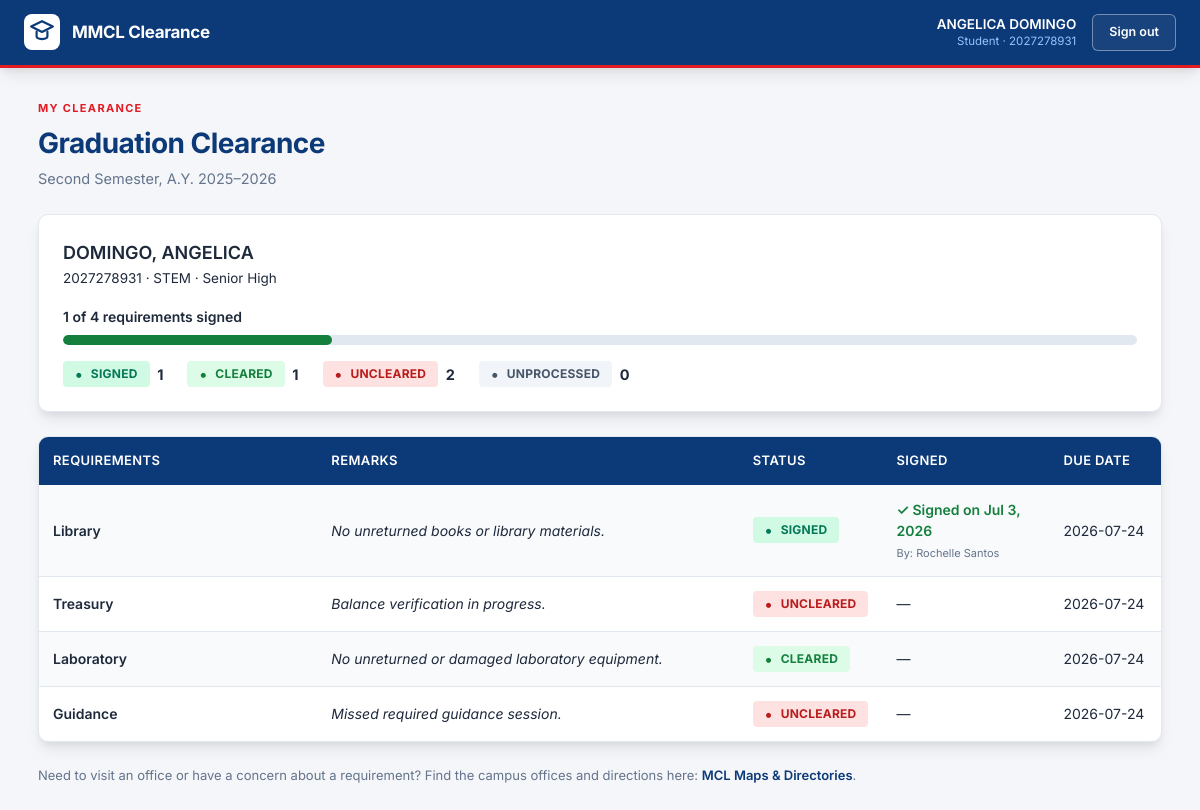
The page /student.php (signed in) on the database its author committed.
### tables this page shows
CREATE TABLE `students` (
  `student_id` int(11) NOT NULL,
  `student_no` varchar(15) NOT NULL,
  `student_type` enum('College','Senior High') NOT NULL,
  `last_name` varchar(50) NOT NULL,
  `first_name` varchar(50) NOT NULL,
  `middle_name` varchar(50) DEFAULT NULL,
  `course` varchar(100) NOT NULL,
  `email` varchar(100) NOT NULL,
  `password` varchar(255) DEFAULT NULL
);

### student.php (the view, shortened to what this page needs)
<?php
include "db.php";
$student_id = $_SESSION['student_id'];
$today = date('Y-m-d');
$stmt = $conn->prepare("SELECT * FROM students WHERE student_id = ?");
$stmt->bind_param("i", $student_id);
$stmt->execute();
$student = $stmt->get_result()->fetch_assoc();
$stmt = $conn->prepare("
    SELECT r.office_name,
           IFNULL(cs.status, 'Unprocessed') AS status,
           IFNULL(cs.remarks, 'Not yet reviewed by this office.') AS remarks,
           cs.due_date,
           IFNULL(cs.signed, 0) AS signed,
           cs.signed_date,
           cs.signed_by
    FROM requirements r
    LEFT JOIN clearance_status cs ON cs.requirement_id = r.requirement_id AND cs.student_id = ?
    WHERE r.applies_to = 'Both' OR r.applies_to = ?
    ORDER BY r.requirement_id
");
$stmt->bind_param("is", $student_id, $student['student_type']);
$stmt->execute();
$records = $stmt->get_result();
$unprocessed = 0; $uncleared = 0; $cleared = 0; $signedCount = 0; $rows = [];
while ($row = $records->fetch_assoc()) {
    $rows[] = $row;
    if ($row['status'] === "Cleared") $cleared++;
    elseif ($row['status'] === "Uncleared") $uncleared++;
    elseif ($row['status'] === "Unprocessed") $unprocessed++;
    if ($row['signed']) $signedCount++;
}
$total = count($rows);
$percent = $total > 0 ? round($signedCount / $total * 100) : 0;
?>
<!DOCTYPE html>
<html lang="en">
<head>
  <link rel="stylesheet" href="style.css">
</head>
<body>
  <div class="topbar">
    <div class="brand">
      <div class="seal">
        <svg viewBox="0 0 24 24" fill="none" stroke="currentColor" stroke-width="2" stroke-linecap="round" stroke-linejoin="round">
          <path d="M12 2L2 7l10 5 10-5-10-5z"/>
          <path d="M7 11.5V16c0 1.5 2.2 2.5 5 2.5s5-1 5-2.5v-4.5"/>
        </svg>
      </div>
      <span class="wm">MMCL Clearance</span>
    </div>
    <div class="right">
      <div class="who"><?php echo htmlspecialchars($student['first_name'] . " " . $student['last_name']); ?>
        <small>Student &middot; <?php echo htmlspecialchars($student['student_no']); ?></small></div>
      <a class="btn-out" href="logout.php">Sign out</a>
    </div>
  </div>
  <div class="wrap">
    <div class="eyebrow">My Clearance</div>
    <h1 class="page-h serif">Graduation Clearance</h1>
    <p class="page-sub">Second Semester, A.Y. 2025–2026</p>
    <div class="card">
      <p style="margin:0 0 2px; font-size:18px; font-weight:600;">
        <?php echo htmlspecialchars($student['last_name'] . ", " . $student['first_name']); ?>
      </p>
      <p class="muted" style="margin:0; font-size:13.5px;">
        <?php echo htmlspecialchars($student['student_no']); ?> &middot;
        <?php echo htmlspecialchars($student['course']); ?> &middot;
        <?php echo htmlspecialchars($student['student_type']); ?>
      </p>
      <div style="margin-top:18px;">
        <div style="font-size:14px; font-weight:600; margin-bottom:2px;">
          <?php echo "$signedCount of $total"; ?> requirements signed
        </div>
        <div class="progress-track"><div class="progress-fill" style="width: <?php echo $percent; ?>%;"></div></div>
        <div class="counts">
          <span><span class="pill signed">Signed</span> &nbsp;<b><?php echo $signedCount; ?></b></span>
          <span><span class="pill cleared">Cleared</span> &nbsp;<b><?php echo $cleared; ?></b></span>
          <span><span class="pill uncleared">Uncleared</span> &nbsp;<b><?php echo $uncleared; ?></b></span>
          <span><span class="pill unprocessed">Unprocessed</span> &nbsp;<b><?php echo $unprocessed; ?></b></span>
        </div>
      </div>
    </div>
    <div class="card" style="padding:0; overflow:hidden;">
      <table class="data">
        <tr>
          <th>Requirements</th>
          <th>Remarks</th>
          <th>Status</th>
          <th>Signed</th>
          <th>Due Date</th>
        </tr>
        <?php
        foreach ($rows as $row) {
            $overdue = ($row['due_date'] && $row['due_date'] < $today && $row['status'] !== 'Cleared' && $row['status'] !== 'Signed' && $row['status'] !== 'Unprocessed');
        ?>
        <tr>
          <td style="font-weight:600;"><?php echo htmlspecialchars($row['office_name']); ?></td>
          <td class="muted" style="font-style: italic;"><?php echo htmlspecialchars($row['remarks']); ?></td>
          <td><span class="pill <?php echo strtolower($row['status']); ?>"><?php echo $row['status']; ?></span></td>
          <td>
            <?php if ($row['signed']) { ?>
              <span class="signed" style="color: var(--cleared); font-weight: 600;">
                &#10003; Signed on <?php echo date('M j, Y', strtotime($row['signed_date'])); ?>
              </span>
              <?php if (!empty($row['signed_by'])) { ?>
                <br><small style="color: var(--muted); font-size: 11px;">By: <?php echo htmlspecialchars($row['signed_by']); ?></small>
              <?php } ?>
            <?php } else { ?>
              <span class="muted">—</span>
            <?php } ?>
          </td>
          <td class="muted" style="<?php echo $overdue ? 'color:var(--flagged);font-weight:600;' : ''; ?>">
            <?php echo $row['due_date'] ? $row['due_date'] : "—"; ?>
          </td>
        </tr>
        <?php } ?>
      </table>
    </div>
    <div class="student-note" style="margin-top: 20px; font-size: 13px; color: var(--muted);">
      Need to visit an office or have a concern about a requirement? Find the campus offices and directions here:
      <a href="https://mcl.edu.ph/maps-and-directories/" target="_blank" rel="noopener">MCL Maps &amp; Directories</a>.
    </div>
  </div>
</body>
</html>

### rows shown on the page
students: first_name+last_name "ANGELICA DOMINGO", student_no "2027278931", last_name+first_name "DOMINGO, ANGELICA", course "STEM", student_type "Senior High"

### other values the page prints
$signedCount "1"
$total "4"
$cleared "1"
$uncleared "2"
$unprocessed "0"
$row['office_name'] "Library"
$row['remarks'] "No unreturned books or library materials."
$row['status'] "SIGNED"
date('M j, Y', strtotime($row['signed_date'])) "Jul 3, 2026"
$row['signed_by'] "Rochelle Santos"
$row['due_date'] "2026-07-24"
$row['office_name'] "Treasury"
$row['remarks'] "Balance verification in progress."
$row['status'] "UNCLEARED"
$row['office_name'] "Laboratory"
